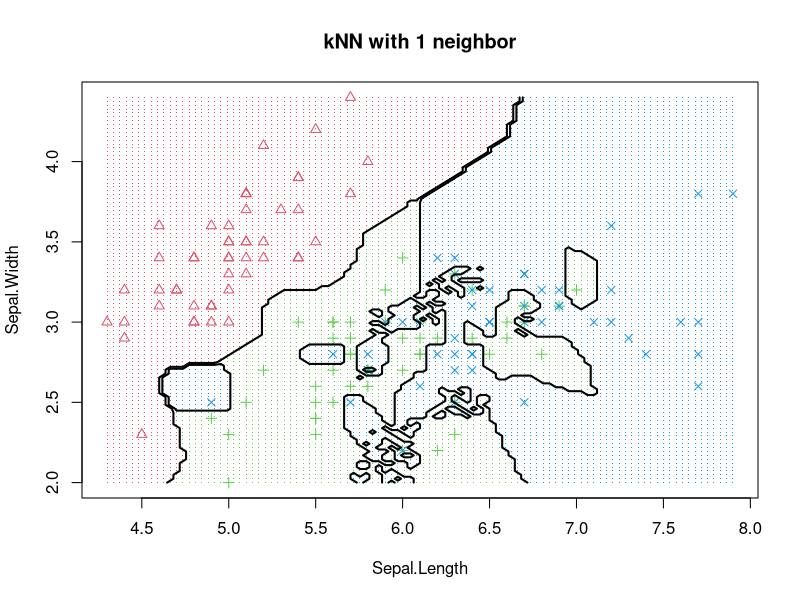
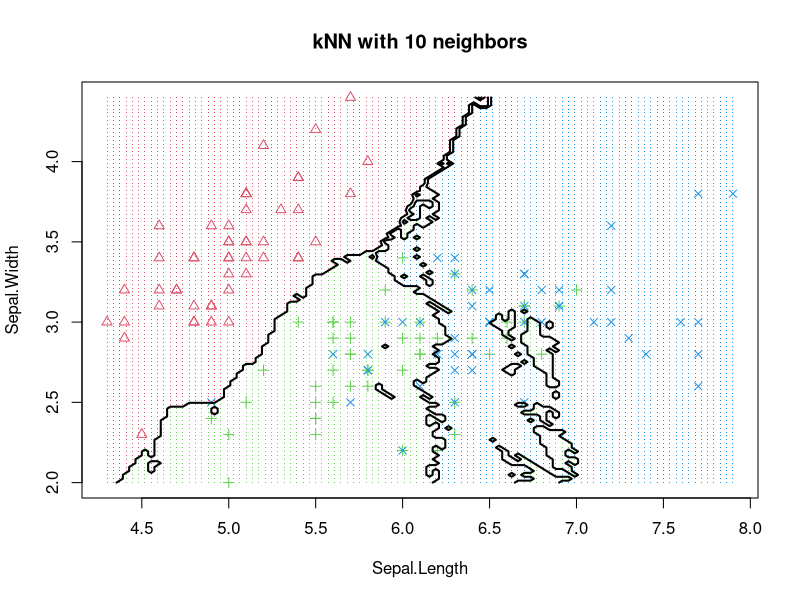
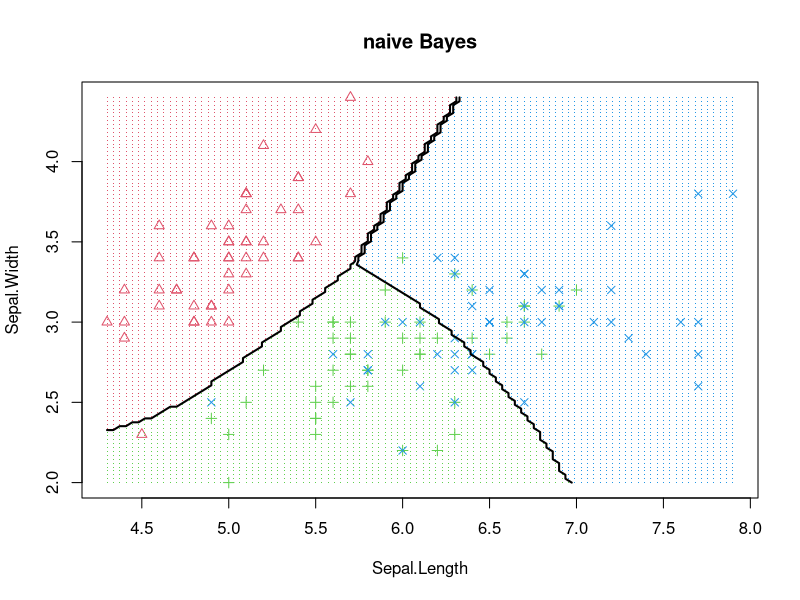
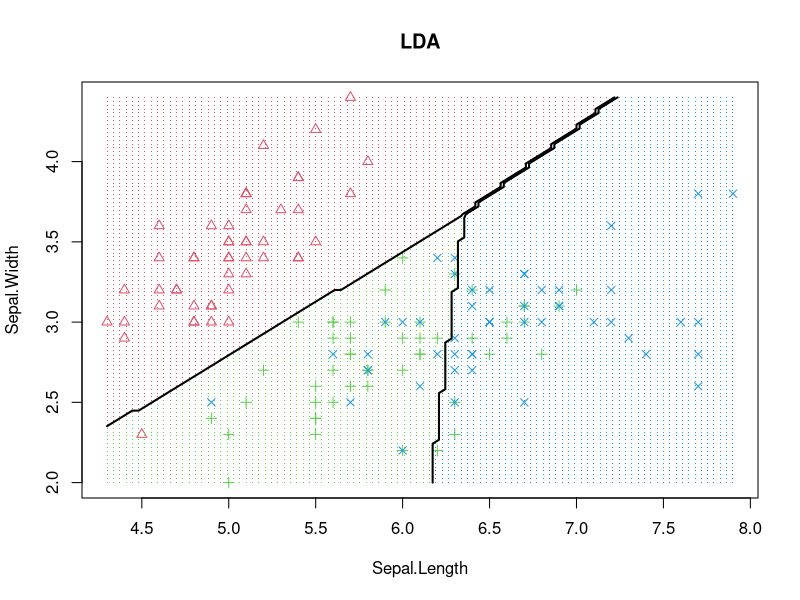
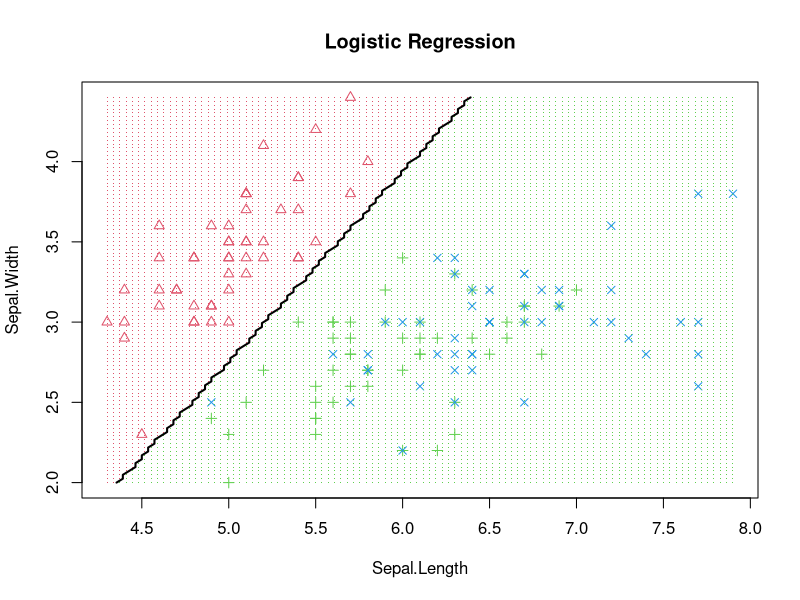
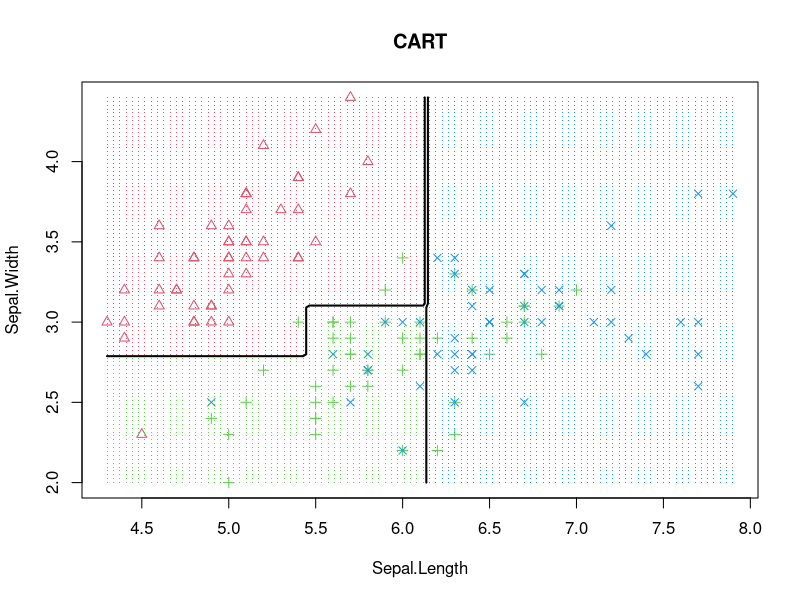
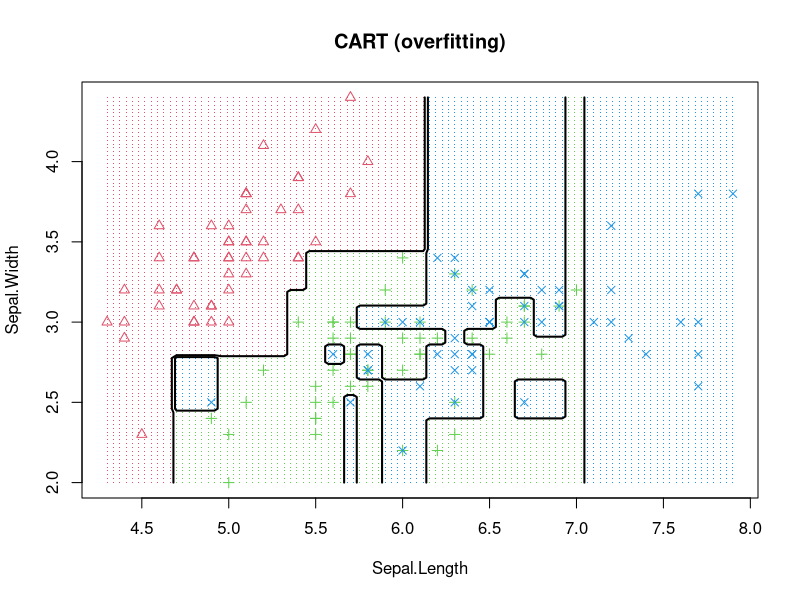
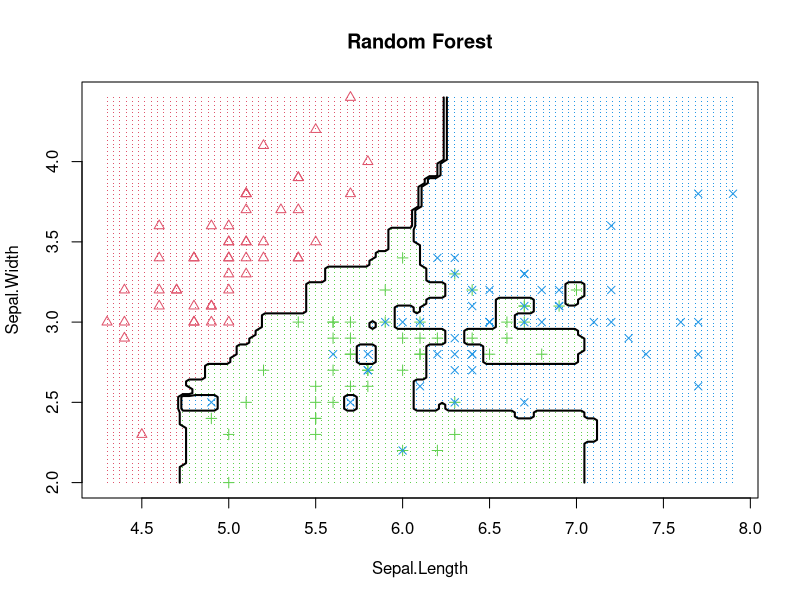

Source code (R) for these figures, in order:
#
# visualize decision boundaries for various clasifiers
#
# load packages
#
# caret for knn model
#
  library(caret)
#  
# e1017 for naieve bayes model and svm
#  
  library(e1071)
#
# randomForest for randdom Forest classifier
#
  library(randomForest)
#
# MASS for linear discriminant analysis
#
  library(MASS)
#
# rpart for recursive partiioning and regression trees
#
  library(rpart)
#
# nnet for simple 1-hidden layer neural nets
#
  library(nnet)
#  
  decisionplot <- function(model, data, class = NULL, predict_type = "class",
                           resolution = 100, showgrid = TRUE, ...) {
    
    if(!is.null(class)) cl <- data[, class] else cl <- 1
    data <- data[, 1:2]
    k <- length(unique(cl))
    
    plot(data, col = as.integer(cl) + 1L, pch = as.integer(cl) + 1L, ...)
#    
# make grid
#    
    r <- sapply(data, range, na.rm = TRUE)
    xs <- seq(r[1, 1], r[2, 1], length.out = resolution)
    ys <- seq(r[1, 2], r[2, 2], length.out = resolution)
    g <- cbind(rep(xs, each=resolution), rep(ys, time = resolution))
    colnames(g) <- colnames(r)
    g <- as.data.frame(g)
#    
# guess how to get class labels from predict
# (unfortunately not very consistent between models)
#    
    p <- predict(model, g, type = predict_type)
    if(is.list(p)) p <- p$class
    p <- as.factor(p)
#    
    if(showgrid) points(g, col = as.integer(p)+1L, pch = ".")
#    
    z <- matrix(as.integer(p), nrow = resolution, byrow = TRUE)
    contour(xs, ys, z, add = TRUE, drawlabels = FALSE,
            lwd = 2, levels = (1:(k - 1)) + 0.5)
#    
    invisible(z)
  }
#
  set.seed(1000)
#
# get some data
#  
  data(iris)
#
# Two class case
#  x <- iris[1:100, c("Sepal.Length", "Sepal.Width", "Species")]
#  x$Species <- factor(x$Species)
#
# Three classes
#  
  x <- iris[1:150, c("Sepal.Length", "Sepal.Width", "Species")]
#
# Easier to separate
#  x <- iris[1:150, c("Petal.Length", "Petal.Width", "Species")]
#
  model <- knn3(Species ~ ., data = x, k = 1)
  decisionplot(model, x, class = "Species", main = "kNN with 1 neighbor")
#  
  model <- knn3(Species ~ ., data = x, k = 10)
  decisionplot(model, x, class = "Species", main = "kNN with 10 neighbors")
#  
  model <- naiveBayes(Species ~ ., data = x)
  decisionplot(model, x, class = "Species", main = "naive Bayes")
#  
  model <- lda(Species ~ ., data = x)
  decisionplot(model, x, class = "Species", main = "LDA")
#  
  model <- glm(Species ~., data = x, family = binomial(link = 'logit'))
  class(model) <- c("lr", class(model))
  predict.lr <- function(object, newdata, ...) {
    predict.glm(object, newdata, type = "response") > .5
  }
  decisionplot(model, x, class = "Species", main = "Logistic Regression")
#  
  model <- rpart(Species ~ ., data = x)
  decisionplot(model, x, class = "Species", main = "CART")
#  
  model <- rpart(Species ~ ., data = x,
                 control = rpart.control(cp = 0.001, minsplit = 1))
  decisionplot(model, x, class = "Species", main = "CART (overfitting)")
#  
  model <- randomForest(Species ~ ., data = x)
  decisionplot(model, x, class = "Species", main = "Random Forest")
#  
  model <- svm(Species ~ ., data = x, kernel="linear")
  decisionplot(model, x, class = "Species", main = "SVM (linear kernel)")
#  
  model <- svm(Species ~ ., data = x, kernel = "radial")
  decisionplot(model, x, class = "Species", main = "SVM (radial kernel)")
#  
  model <- svm(Species ~ ., data = x, kernel = "polynomial")
  decisionplot(model, x, class = "Species", main = "SVM (polynomial kernel)")
#  
  model <- svm(Species ~ ., data = x, kernel = "sigmoid")
  decisionplot(model, x, class = "Species", main = "SVM (sigmoid kernel)")
#  
  model <- nnet(Species ~ ., data = x, size = 1, maxit = 1000, trace = FALSE)
  decisionplot(model, x, class = "Species", main = "NN w/ 1 unit in one hidden layer")
#  
  model <- nnet(Species ~ ., data = x, size = 2, maxit = 1000, trace = FALSE)
  decisionplot(model, x, class = "Species", main = "NN w/ 2 units in one hidden layer")
#  
  model <- nnet(Species ~ ., data = x, size = 4, maxit = 1000, trace = FALSE)
  decisionplot(model, x, class = "Species", main = "NN w/ 4 units in one hidden layer")
#  
  model <- nnet(Species ~ ., data = x, size = 10, maxit = 1000, trace = FALSE)
  decisionplot(model, x, class = "Species", main = "NN w/ 10 units in one hidden layer")
  